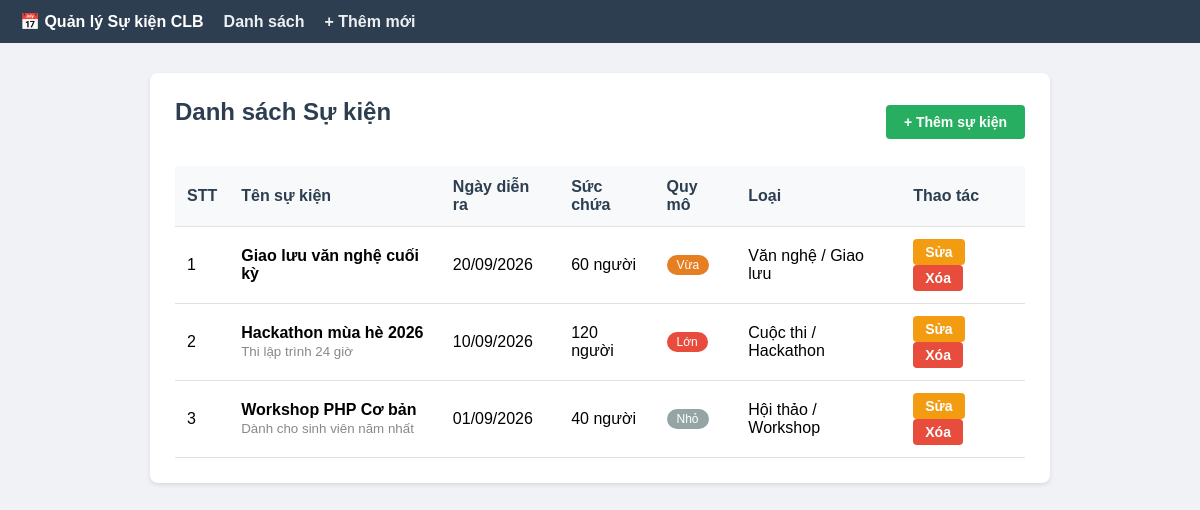
Page /Buoi2/index.php on the committed database.
### tables this page shows
CREATE TABLE IF NOT EXISTS su_kien (
    id INT AUTO_INCREMENT PRIMARY KEY,
    ten VARCHAR(200) NOT NULL,
    ngay_dien_ra DATE NOT NULL,
    suc_chua INT NOT NULL DEFAULT 1,
    quy_mo VARCHAR(20) NOT NULL,
    loai_id INT NOT NULL,
    ghi_chu TEXT NULL,
    created_at TIMESTAMP DEFAULT CURRENT_TIMESTAMP,
    CONSTRAINT fk_loai FOREIGN KEY (loai_id) REFERENCES danh_muc(id)
);

CREATE TABLE IF NOT EXISTS danh_muc (
    id INT AUTO_INCREMENT PRIMARY KEY,
    ten_loai VARCHAR(100) NOT NULL,
    created_at TIMESTAMP DEFAULT CURRENT_TIMESTAMP
);

### Buoi2/controllers/SuKienController.php (called while the page is built, shortened)
<?php
require_once __DIR__ . '/../models/SuKien.php';
require_once __DIR__ . '/../repositories/SuKienRepository.php';
class SuKienController {
    private SuKienRepository  $repo;
    public function __construct() {
        $this->repo        = new SuKienRepository();
    }
    public function index(): void {
        $danh_sach = $this->repo->getAll();
        require __DIR__ . '/../views/index.php';
    }
}

### Buoi2/config/Database.php (called while the page is built)
<?php
class Database {
    private $host = 'sql204.infinityfree.com';
    private $user = 'if0_42620001';
    private $pass = 'Doanhngu123';
    private $name = 'if0_42620001_buoi2';
    private $port = '3306';
    private $pdo;
    private static $instance = null;
    private function __construct() {
        try {
            $dsn = "mysql:host={$this->host};port={$this->port};dbname={$this->name};charset=utf8mb4";
            $this->pdo = new PDO($dsn, $this->user, $this->pass, [
                PDO::ATTR_ERRMODE => PDO::ERRMODE_EXCEPTION,
                PDO::ATTR_DEFAULT_FETCH_MODE => PDO::FETCH_ASSOC
            ]);
        } catch (PDOException $e) {
            die("Lỗi kết nối CSDL: " . $e->getMessage());
        }
    }
    public static function getInstance() {
        if (self::$instance === null) {
            self::$instance = new Database();
        }
        return self::$instance;
    }
    public function getConn() {
        return $this->pdo;
    }
}

### Buoi2/repositories/SuKienRepository.php (called while the page is built, shortened)
<?php
require_once __DIR__ . '/../config/Database.php';
require_once __DIR__ . '/../models/SuKien.php';
class SuKienRepository {
    private PDO $db;
    public function __construct() {
        $this->db = Database::getInstance()->getConn();
    }
    public function getAll(): array {
        $sql = "SELECT sk.*, dm.ten_loai
                FROM   su_kien sk
                LEFT JOIN danh_muc dm ON sk.loai_id = dm.id
                ORDER BY sk.ngay_dien_ra DESC";
        $rows = $this->db->query($sql)->fetchAll(PDO::FETCH_ASSOC);
        return array_map(fn($row) => new SuKien($row), $rows);
    }
}

### Buoi2/models/SuKien.php (called while the page is built, shortened)
<?php
class SuKien {
    public function __construct(array $data = []) {
        $this->id         = (int)($data['id']            ?? 0);
        $this->ten        = $data['ten']                 ?? '';
        $this->ngayDienRa = $data['ngay_dien_ra']        ?? '';
        $this->sucChua    = (int)($data['suc_chua']      ?? 0);
        $this->quyMo      = $data['quy_mo']              ?? $this->xacDinhQuyMo($this->sucChua);
        $this->ghiChu     = $data['ghi_chu']             ?? '';
        $this->tenLoai    = $data['ten_loai']            ?? '';
    }
}

### Buoi2/views/index.php (the view, shortened to what this page needs)
<?php $title = 'Danh sách Sự kiện'; require __DIR__ . '/layout_header.php'; ?>
<div style="display:flex; justify-content:space-between; align-items:center; margin-bottom:20px;">
    <h2>Danh sách Sự kiện</h2>
    <a href="index.php?action=create" class="btn btn-success">+ Thêm sự kiện</a>
</div>
<?php if (empty($danh_sach)): ?>
    <p style="color:#888; text-align:center;">Chưa có sự kiện nào. <a href="index.php?action=create">Thêm ngay!</a></p>
<?php else: ?>
    <table>
        <thead>
            <tr>
                <th>STT</th>
                <th>Tên sự kiện</th>
                <th>Ngày diễn ra</th>
                <th>Sức chứa</th>
                <th>Quy mô</th>
                <th>Loại</th>
                <th>Thao tác</th>
            </tr>
        </thead>
        <tbody>
        <?php $stt = 1; foreach ($danh_sach as $sk):
            $badgeClass = match($sk->quyMo) {
                'Lớn'  => 'badge-lon',
                'Vừa'  => 'badge-vua',
                default => 'badge-sm',
            };
        ?>
            <tr>
                <td><?php echo $stt++; ?></td>
                <td>
                    <strong><?php echo htmlspecialchars($sk->ten); ?></strong>
                    <?php if ($sk->ghiChu): ?>
                        <br><small style="color:#888;"><?php echo htmlspecialchars($sk->ghiChu); ?></small>
                    <?php endif; ?>
                </td>
                <td><?php echo date('d/m/Y', strtotime($sk->ngayDienRa)); ?></td>
                <td><?php echo $sk->sucChua; ?> người</td>
                <td><span class="badge <?php echo $badgeClass; ?>"><?php echo $sk->quyMo; ?></span></td>
                <td><?php echo htmlspecialchars($sk->tenLoai); ?></td>
                <td>
                    <a href="index.php?action=edit&id=<?php echo $sk->id; ?>"
                       class="btn btn-warning" style="padding:5px 12px;">Sửa</a>
                    <a href="index.php?action=delete&id=<?php echo $sk->id; ?>"
                       class="btn btn-danger" style="padding:5px 12px;"
                       onclick="return confirm('Bạn có chắc muốn xóa?')">Xóa</a>
                </td>
            </tr>
        <?php endforeach; ?>
        </tbody>
    </table>
<?php endif; ?>
<?php require __DIR__ . '/layout_footer.php'; ?>

### Buoi2/index.php (shortened to what this page needs)
<?php
require_once __DIR__ . '/controllers/SuKienController.php';
$controller = new SuKienController();
$action = $_GET['action'] ?? 'index';
switch ($action) {
    default:       $controller->index();  break;
}

### Buoi2/views/layout_header.php (shortened to what this page needs)
<!DOCTYPE html>
<html lang="vi">
<head>
</head>
<body>
    <div class="navbar">
        <strong>📅 Quản lý Sự kiện CLB</strong>
        <a href="index.php">Danh sách</a>
        <a href="index.php?action=create">+ Thêm mới</a>
    </div>
    <div class="container">
        <div class="card">

### Buoi2/views/layout_footer.php
        </div>
    </div>
</body>
</html>

### Buoi2/views/layout_header.php (style rules this page uses)
body { font-family: Arial, sans-serif; background: #f0f2f5; margin: 0; }
.navbar { background: #2c3e50; color: white; padding: 12px 20px; display: flex; align-items: center; gap: 20px; }
.navbar a { color: #ecf0f1; text-decoration: none; font-weight: bold; }
.container { max-width: 900px; margin: 30px auto; padding: 0 15px; }
.card { background: white; border-radius: 8px; padding: 25px; box-shadow: 0 2px 4px rgba(0,0,0,.1); }
h2 { margin-top: 0; color: #2c3e50; }
.btn { display: inline-block; padding: 9px 18px; border-radius: 4px; border: none; cursor: pointer; text-decoration: none; font-size: 14px; font-weight: bold; }
.btn-success { background: #27ae60; color: white; }
.btn-warning { background: #f39c12; color: white; }
.btn-danger { background: #e74c3c; color: white; }
table { width: 100%; border-collapse: collapse; }
th, td { padding: 12px; border-bottom: 1px solid #e0e0e0; text-align: left; }
th { background: #f8f9fa; color: #2c3e50; }
.badge { display: inline-block; padding: 3px 10px; border-radius: 12px; font-size: 12px; color: white; }
.badge-sm { background: #95a5a6; }
.badge-vua { background: #e67e22; }
.badge-lon { background: #e74c3c; }

### rows in the picture
su_kien: ten "Giao lưu văn nghệ cuối kỳ", ngay_dien_ra "20/09/2026", suc_chua "60", quy_mo "Vừa", loai.ten_loai "Văn nghệ / Giao lưu"
su_kien: ten "Hackathon mùa hè 2026", ghi_chu "Thi lập trình 24 giờ", ngay_dien_ra "10/09/2026", suc_chua "120", quy_mo "Lớn", loai.ten_loai "Cuộc thi / Hackathon"
su_kien: ten "Workshop PHP Cơ bản", ghi_chu "Dành cho sinh viên năm nhất", ngay_dien_ra "01/09/2026", suc_chua "40", quy_mo "Nhỏ", loai.ten_loai "Hội thảo / Workshop"
